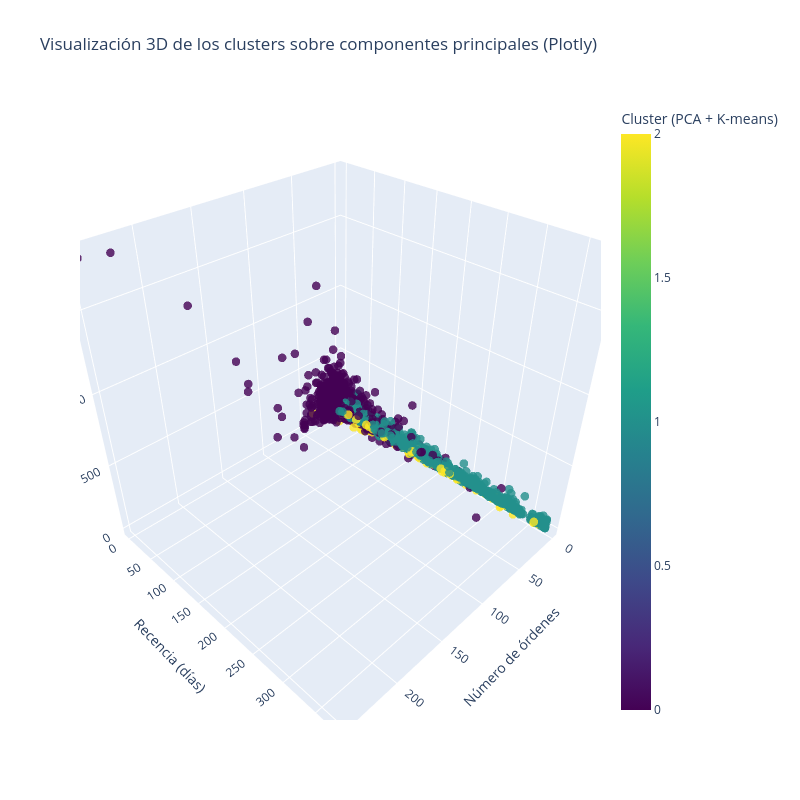

Here is the notebook cell this chart was saved with:
### Code cell
fig = go.Figure(data=[go.Scatter3d(
    x=rfm_perfil['Frequency'],
    y=rfm_perfil['Recency'],
    z=rfm_crudo.loc[rfm_normal['Cod_Cliente'], 'Diversidad_productos'].values,
    mode='markers',
    marker=dict(size=5, color=kmeans_labels_pca, colorscale='Viridis', opacity=0.8,
                colorbar=dict(title='Cluster (PCA + K-means)')),
)])
fig.update_layout(
    title='Visualización 3D de los clusters sobre componentes principales (Plotly)',
    scene=dict(xaxis_title="Número de órdenes", yaxis_title="Recencia (días)",
               zaxis_title="Diversidad de productos"),
    width=800, height=800,
)
fig.show()

### Figure 1 — Plotly figure (JSON) as saved in the notebook; plotly's stock layout.template omitted (floating-point values rounded to 4 significant figures; data arrays with more than 128 entries replaced by an {"elided": "..."} marker saying what was removed)
{"data": [{"marker": {"color": {"elided": "4319 int values"}, "colorbar": {"title": {"text": "Cluster (PCA + K-means)"}}, "colorscale": [[0, "#440154"], [0.1111, "#482878"], [0.2222, "#3e4989"], [0.3333, "#31688e"], [0.4444, "#26828e"], [0.5556, "#1f9e89"], [0.6667, "#35b779"], [0.7778, "#6ece58"], [0.8889, "#b5de2b"], [1, "#fde725"]], "opacity": 0.8, "size": 5}, "mode": "markers", "type": "scatter3d", "x": {"elided": "4319 int values"}, "y": {"elided": "4319 int values"}, "z": {"elided": "4319 int values"}}], "layout": {"height": 800, "scene": {"xaxis": {"title": {"text": "Número de órdenes"}}, "yaxis": {"title": {"text": "Recencia (días)"}}, "zaxis": {"title": {"text": "Diversidad de productos"}}}, "title": {"text": "Visualización 3D de los clusters sobre componentes principales (Plotly)"}, "width": 800}}
